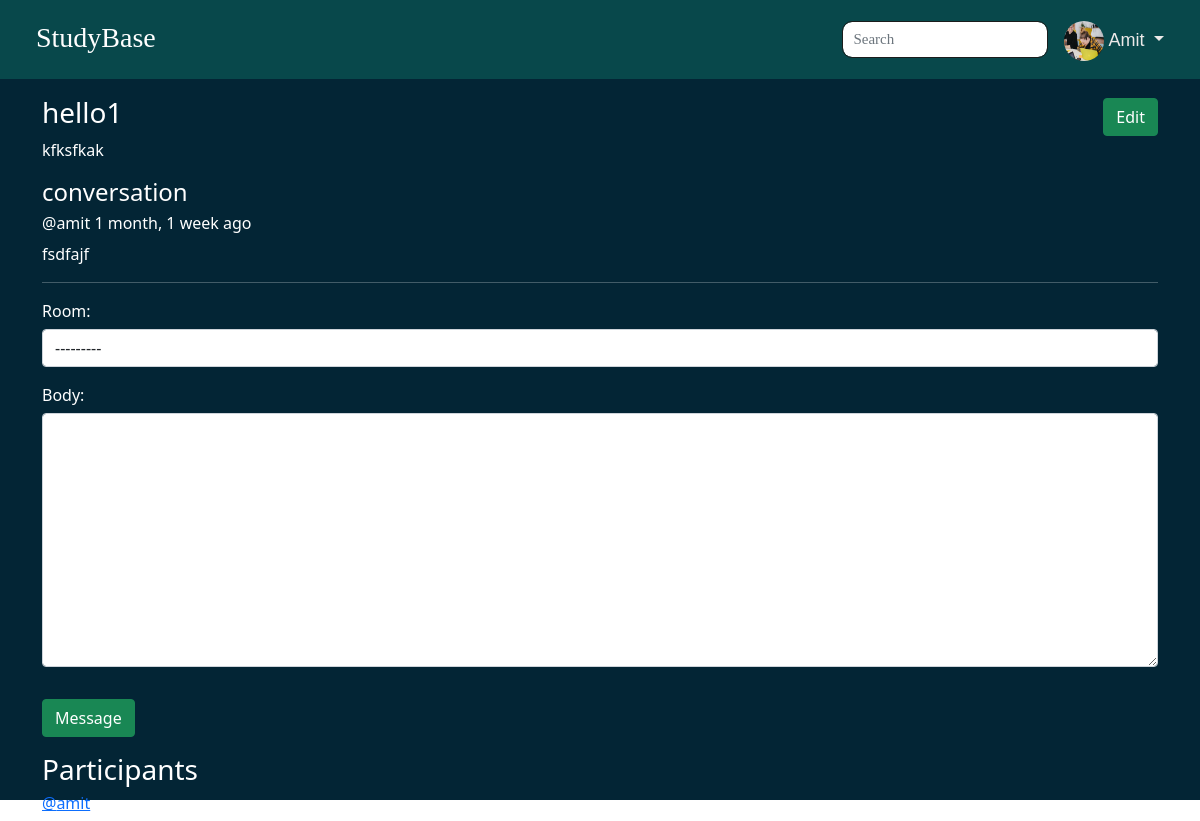
The page /room/1 (signed in) on the database its author committed.
### studybase/models.py (models this page shows, shortened)
class User(AbstractUser):
    profile=models.ImageField(upload_to="Image",null=True,blank=True)
    mobileNo=models.IntegerField(null=True)

class Room(models.Model):
    host=models.ForeignKey(User,on_delete=models.CASCADE,related_name="Roomuser")
    topic=models.ForeignKey(Topic,on_delete=models.SET_NULL,null=True,related_name="roomtopic")
    name=models.CharField(max_length=100)
    participants=models.ManyToManyField(User,related_name="participants")
    description=models.TextField()
    created=models.DateTimeField(auto_now_add=True)
    updated=models.DateTimeField(auto_now=True)
    def __str__(self):
        return self.name
    class Meta:
        ordering=['-updated','-created']

class Message(models.Model):
    user=models.ForeignKey(User,on_delete=models.CASCADE)
    room=models.ForeignKey(Room,on_delete=models.CASCADE,related_name="Rooms")
    body=models.TextField()
    created=models.DateTimeField(auto_now_add=True)
    updated=models.DateTimeField(auto_now=True)
    class Meta:
        ordering=['-updated','-created']

### studybase/views.py (the view)
# urls.py: path('room/<int:pk>',views.RoomDetailsView,name="room_details"),
def RoomDetailsView(request,pk):
    room=Room.objects.get(id=pk)
    message=room.Rooms.all()
    participant=room.participants.all()
    if request.method == "POST":
        form=MessageForm(request.POST)
        if form.is_valid():
            roomdata=form.save(commit=False)
            roomdata.user=request.user
            roomdata.room=room
            room.participants.add(request.user.id)
            roomdata.save()
            return redirect('/')
    else:
        form=MessageForm()
    context={
        'rooms':room,
        'form':form,
        'message':message,
        'participant':participant,
    }
    return render(request,"roomdetails.html",context)

### studybase/forms.py
class MessageForm(ModelForm):
    class Meta:
        model=Message
        fields=('room','body')
    def __init__(self,*args,**kwargs):
        super(MessageForm,self).__init__(*args,**kwargs)
        for fields_name,fields in self.fields.items():
            fields.widget.attrs['class']='form-control'

### studybase/topic.py (called while the page is built)
def global_ctx(self):
    return { "Topic":Topic.objects.all(),
            "RoomCount":Room.objects.all()
    }

### studybase/templates/roomdetails.html (shortened to what this page needs)
{% extends 'base.html' %}
{% block content %}
<div class="row">
    <div class="col-md-12 col-sm-12 ">
<div class="roomdetails Update-room text-white">
    <div class="room">
        <div class="room-titleBox" style="display: flex;justify-content: space-between;align-items: center;">
        <h3>{{rooms.name}}</h3>
        <span><a href="{% url 'updateroom' rooms.pk %}"><button class="btn btn-success">Edit</button></a></span>
       </div>
        <p>{{rooms.description}}</p>
    <div class="convertion text-white">
        <h4>conversation</h4>
        {% for message in message %}
            <h6>@{{message.user.username}}   {{message.created|timesince}} ago</h6>
            <p>{{message.body}}</p>
            <hr>
        {% endfor %}
        <form method="post" action="">
            {{form.as_p}}
            <button class="btn btn-success my-3" type="submit">Message</button>
        </form>
    </div>
    </div>
</div>
</div>
<div class="col-4 col-md-3 col-sm-12">
    <div class="room_message text-white">
        <h3>Participants</h3>
        {% for part in participant %}
        <div class="roomMessage-title">
        <h6><a href="{% url 'Profile' part.id %}">@{{part.username}}</a> </h6>
        </div>
        {% endfor %}
</div>
</div>
{% endblock %}

### studybase/templates/base.html (shortened to what this page needs)
{% load static %}
<!DOCTYPE html>
<html lang="en">
<head>
    <link rel="stylesheet" href="{% static 'css/style.css' %}">
    <link href="https://cdn.jsdelivr.net/npm/bootstrap@5.0.2/dist/css/bootstrap.min.css" rel="stylesheet">
</head>
<body>
    <header class="headerNavbar">
        <div class="container-fluid HeaderContainer  ">
            <div class="row ">
                <div class="col-12">
                    <nav class="navbar navbar-expand-sm navbar-light">
                        <div class="container-fluid">
                            <div class="logo">
                                <h3><a href="{% url 'Home' %}"  class="navbar-brand">StudyBase</a></h3>
                            </div>
                          <div class="collapse navbar-collapse " id="navbarSupportedContent">
                            <ul class="navbar-nav ms-auto ">
                              <li class="nav-item ">
                                <div class="searchbox ">
                                    <form  method="GET" action="{% url 'Home' %}">
                                    <input type="search" name="q" placeholder="Search" class="form-control" >
                                     </form>
                                    </div>
                              </li>
                              <div class="UserprofileContainer ms-3 ">
                                {% if request.user.is_authenticated %}
                                <div class="dropdown">
                                    <a class=" dropdown-toggle " type="button" id="dropdownMenu2" data-bs-toggle="dropdown" aria-expanded="false">
                                    <img src="{{request.user.profile.url}}" class="UserProfile"> {{request.user.username}}
                                    </a>
                                  </div>
                                {% else %}
                                <div class="login-container">
                               <a href="{% url 'Login' %}"><button class="btn btn-danger btn-login">Login</button></a>
                               </div>
                               {% endif %}
                            </div>
                            </ul>
                          </div>
                        </div>
                    </nav>
                </div>
            </div>
        </div>
        </header>
    <section class="mainContainer">
    <div class="container ">
        <div class="row">
            <div class="col-12">
                {% block content %}
                {% endblock %}
            </div>
        </div>
    </div>
   </section>
</body>
</html>

### studybase/static/css/style.css (style rules this page uses)
* { margin: 0px; padding: 0px; }
.headerNavbar { background: #08484b; position: fixed; top: 0px; width: 100%; padding:12px 0px 8px 0px; }
.headerNavbar .logo h3 a { text-decoration: none; font-size: 28px; font-family: 'Times New Roman', Times, serif; padding:0px; color:#fff; font-weight:500; }
.headerNavbar .searchbox input { font-size: 15px; font-family: Georgia, 'Times New Roman', Times, serif; border: 1px solid #1a1d1c; border-radius:10px; box-shadow: none; padding: 6px 10px; }
.UserprofileContainer { text-align: end; }
.UserprofileContainer .UserProfile { width: 40px; height: 40px; border-radius: 50%; }
.UserprofileContainer .dropdown a { text-decoration: none; color: #ece9e9; font-size: 18px; text-transform: capitalize; font-family: 'Franklin Gothic Medium', 'Arial Narrow', Arial, sans-serif; }
.mainContainer { padding-top:6rem !important; background: #032535; height:100vh; padding-bottom: 2rem; }
.fieldWrapper input,select,textarea { margin: 6px 0px !important; }

### rows shown on the page
User: user.profile (picture), user.username "Amit", username "amit"
Room: name "hello1", description "kfksfkak"
Message: user.username "amit", created "1 month, 1 week", body "fsdfajf"
